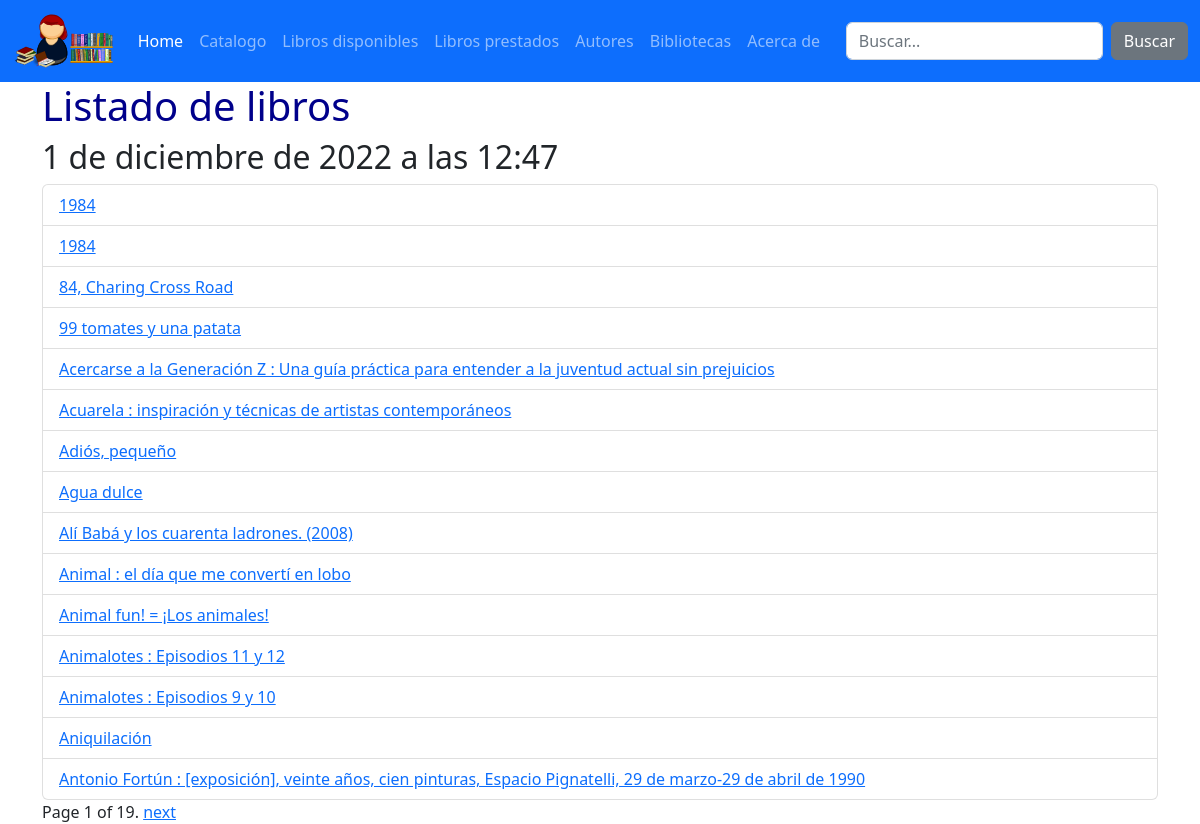
Page /catalogo/libros/ on the committed database.
### catalog/models.py (models this page shows)
class Book(models.Model):
    title = models.CharField(max_length=200)
    author = models.ForeignKey('Author',
        on_delete=models.SET_NULL,  ##que pasa si borramos el autor?
        null=True) #puede ser nulo?
    summary = models.TextField(
        max_length=1000,        #resumen va a ser un campo de texto largo
        help_text='Enter a brief description of the book',
        blank = True) #como opcional
    isbn = models.CharField(
        'ISBN', max_length=13,
         help_text='13 Character <a href="https://www.isbn-international.org/content/what-isbn">ISBN number</a>')
    genre = models.ManyToManyField('Genre',
        help_text='Select a genre for this book')
    language = models.ForeignKey('Language', on_delete=models.SET_NULL, null=True)
    def __str__(self):
        return self.title
    def display_genre(self):
        """Create a string for the Genre. This is required to display genre in Admin."""
        return ', '.join(genre.name for genre in self.genre.all()[:3])
    display_genre.short_description = 'Genre'

### catalog/views.py (the view)
# urls.py: path('libros/', BookListView.as_view(), name='lista-libros'),
class BookListView(ListView):
    model = Book
    paginate_by = 15
    def get_queryset(self):
        return Book.objects.all().order_by('title')
    def get_context_data(self, **kwargs):
        context = super(BookListView, self).get_context_data(**kwargs)
        context['ahora'] = datetime.datetime.now()
        return context

### catalog/templates/catalog/book_list.html (shortened to what this page needs)
{% extends 'base.html' %}
{% block content %}
    <h1>Listado de libros</h1>
<h2>{{ ahora }}</h2>
    <ul class="list-group">
    {% for libro in book_list %}
<li class="list-group-item"><a href="{% url 'detalle-libro' libro.id %}">{{ libro }}</a></li>
{% empty %}
<li>No hemos encontrado ningún libro con la búsqueda <strong>{{ busqueda }}</strong></li>
    {% endfor %}
</ul>
    {% block pagination %}
        {% if is_paginated %}
            <div class="pagination">
                <span class="page-links">
                    <span class="page-current">
                        Page {{ page_obj.number }} of {{ page_obj.paginator.num_pages }}.
                    </span>
                    {% if page_obj.has_next %}
                        <a href="{{ request.path }}?page={{ page_obj.next_page_number }}">next</a>
                    {% endif %}
                </span>
            </div>
        {% endif %}
        {% endblock %}
{% endblock %}

### catalog/static/css/custom_styles.css (style rules this page uses)
h1 { color: darkblue; }

### rows in the picture
Book: title "1984"
Book: title "1984"
Book: title "84, Charing Cross Road"
Book: title "99 tomates y una patata"
Book: title "Acercarse a la Generación Z : Una guía práctica para entender a la juventud actual sin prejuicios"
Book: title "Acuarela : inspiración y técnicas de artistas contemporáneos"
Book: title "Adiós, pequeño"
Book: title "Agua dulce"
Book: title "Alí Babá y los cuarenta ladrones. (2008)"
Book: title "Animal : el día que me convertí en lobo"
Book: title "Animal fun! = ¡Los animales!"
Book: title "Animalotes : Episodios 11 y 12"
Book: title "Animalotes : Episodios 9 y 10"
Book: title "Aniquilación"
Book: title "Antonio Fortún : [exposición], veinte años, cien pinturas, Espacio Pignatelli, 29 de marzo-29 de abril de 1990"

### other values in the picture
{{ ahora }} "1 de diciembre de 2022 a las 12:47"
{{ page_obj.number }} "1"
{{ page_obj.paginator.num_pages }} "19"
